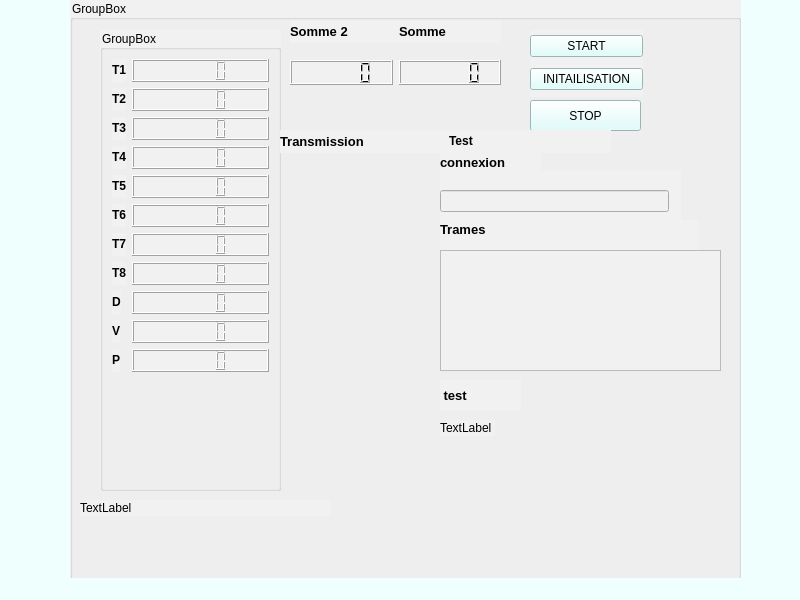
<?xml version="1.0" encoding="UTF-8"?>
<ui version="4.0">
 <class>MainWindow</class>
 <widget class="QMainWindow" name="MainWindow">
  <property name="geometry">
   <rect>
    <x>0</x>
    <y>0</y>
    <width>800</width>
    <height>600</height>
   </rect>
  </property>
  <property name="windowTitle">
   <string>MainWindow</string>
  </property>
  <property name="styleSheet">
   <string notr="true"> 
background-color: rgb(238, 255, 253);</string>
  </property>
  <widget class="QWidget" name="centralwidget">
   <widget class="QGroupBox" name="groupBox_2">
    <property name="geometry">
     <rect>
      <x>70</x>
      <y>0</y>
      <width>671</width>
      <height>731</height>
     </rect>
    </property>
    <property name="styleSheet">
     <string notr="true">background-color: rgb(241, 241, 241);</string>
    </property>
    <property name="title">
     <string>GroupBox</string>
    </property>
    <widget class="QWidget" name="layoutWidget_3">
     <property name="geometry">
      <rect>
       <x>370</x>
       <y>160</y>
       <width>101</width>
       <height>28</height>
      </rect>
     </property>
     <layout class="QGridLayout" name="gridLayout_3"/>
    </widget>
    <widget class="QWidget" name="layoutWidget">
     <property name="geometry">
      <rect>
       <x>370</x>
       <y>220</y>
       <width>258</width>
       <height>121</height>
      </rect>
     </property>
     <layout class="QGridLayout" name="gridLayout"/>
    </widget>
    <widget class="QLabel" name="label_24">
     <property name="geometry">
      <rect>
       <x>370</x>
       <y>170</y>
       <width>241</width>
       <height>119</height>
      </rect>
     </property>
     <property name="text">
      <string>&lt;html&gt;&lt;head/&gt;&lt;body&gt;&lt;p&gt;&lt;span style=&quot; font-size:10pt; font-weight:600;&quot;&gt;Trames&lt;/span&gt;&lt;/p&gt;&lt;/body&gt;&lt;/html&gt;</string>
     </property>
    </widget>
    <widget class="QGroupBox" name="groupBox">
     <property name="geometry">
      <rect>
       <x>30</x>
       <y>30</y>
       <width>181</width>
       <height>461</height>
      </rect>
     </property>
     <property name="title">
      <string>GroupBox</string>
     </property>
     <layout class="QFormLayout" name="formLayout">
      <item row="0" column="0">
       <widget class="QLabel" name="label">
        <property name="text">
         <string>&lt;html&gt;&lt;head/&gt;&lt;body&gt;&lt;p&gt;&lt;span style=&quot; font-weight:600;&quot;&gt;T1&lt;/span&gt;&lt;/p&gt;&lt;/body&gt;&lt;/html&gt;</string>
        </property>
       </widget>
      </item>
      <item row="0" column="1">
       <widget class="QLCDNumber" name="lcdNumber">
        <property name="styleSheet">
         <string notr="true">alternate-background-color: rgb(255, 255, 255);</string>
        </property>
       </widget>
      </item>
      <item row="1" column="0">
       <widget class="QLabel" name="label_2">
        <property name="text">
         <string>&lt;html&gt;&lt;head/&gt;&lt;body&gt;&lt;p&gt;&lt;span style=&quot; font-weight:600;&quot;&gt;T2&lt;/span&gt;&lt;/p&gt;&lt;/body&gt;&lt;/html&gt;</string>
        </property>
       </widget>
      </item>
      <item row="1" column="1">
       <widget class="QLCDNumber" name="lcdNumber_2"/>
      </item>
      <item row="2" column="0">
       <widget class="QLabel" name="label_3">
        <property name="text">
         <string>&lt;html&gt;&lt;head/&gt;&lt;body&gt;&lt;p&gt;&lt;span style=&quot; font-weight:600;&quot;&gt;T3&lt;/span&gt;&lt;/p&gt;&lt;/body&gt;&lt;/html&gt;</string>
        </property>
       </widget>
      </item>
      <item row="2" column="1">
       <widget class="QLCDNumber" name="lcdNumber_3"/>
      </item>
      <item row="3" column="0">
       <widget class="QLabel" name="label_4">
        <property name="text">
         <string>&lt;html&gt;&lt;head/&gt;&lt;body&gt;&lt;p&gt;&lt;span style=&quot; font-weight:600;&quot;&gt;T4&lt;/span&gt;&lt;/p&gt;&lt;/body&gt;&lt;/html&gt;</string>
        </property>
       </widget>
      </item>
      <item row="3" column="1">
       <widget class="QLCDNumber" name="lcdNumber_4"/>
      </item>
      <item row="4" column="0">
       <widget class="QLabel" name="label_5">
        <property name="text">
         <string>&lt;html&gt;&lt;head/&gt;&lt;body&gt;&lt;p&gt;&lt;span style=&quot; font-weight:600;&quot;&gt;T5&lt;/span&gt;&lt;/p&gt;&lt;/body&gt;&lt;/html&gt;</string>
        </property>
       </widget>
      </item>
      <item row="4" column="1">
       <widget class="QLCDNumber" name="lcdNumber_5"/>
      </item>
      <item row="5" column="0">
       <widget class="QLabel" name="label_6">
        <property name="text">
         <string>&lt;html&gt;&lt;head/&gt;&lt;body&gt;&lt;p&gt;&lt;span style=&quot; font-weight:600;&quot;&gt;T6&lt;/span&gt;&lt;/p&gt;&lt;/body&gt;&lt;/html&gt;</string>
        </property>
       </widget>
      </item>
      <item row="5" column="1">
       <widget class="QLCDNumber" name="lcdNumber_6"/>
      </item>
      <item row="6" column="0">
       <widget class="QLabel" name="label_7">
        <property name="text">
         <string>&lt;html&gt;&lt;head/&gt;&lt;body&gt;&lt;p&gt;&lt;span style=&quot; font-weight:600;&quot;&gt;T7&lt;/span&gt;&lt;/p&gt;&lt;/body&gt;&lt;/html&gt;</string>
        </property>
       </widget>
      </item>
      <item row="6" column="1">
       <widget class="QLCDNumber" name="lcdNumber_7"/>
      </item>
      <item row="7" column="0">
       <widget class="QLabel" name="label_8">
        <property name="text">
         <string>&lt;html&gt;&lt;head/&gt;&lt;body&gt;&lt;p&gt;&lt;span style=&quot; font-weight:600;&quot;&gt;T8&lt;/span&gt;&lt;/p&gt;&lt;/body&gt;&lt;/html&gt;</string>
        </property>
       </widget>
      </item>
      <item row="7" column="1">
       <widget class="QLCDNumber" name="lcdNumber_8"/>
      </item>
      <item row="8" column="0">
       <widget class="QLabel" name="label_9">
        <property name="text">
         <string>&lt;html&gt;&lt;head/&gt;&lt;body&gt;&lt;p&gt;&lt;span style=&quot; font-weight:600;&quot;&gt;D&lt;/span&gt;&lt;/p&gt;&lt;/body&gt;&lt;/html&gt;</string>
        </property>
       </widget>
      </item>
      <item row="8" column="1">
       <widget class="QLCDNumber" name="lcdNumber_9"/>
      </item>
      <item row="9" column="0">
       <widget class="QLabel" name="label_10">
        <property name="text">
         <string>&lt;html&gt;&lt;head/&gt;&lt;body&gt;&lt;p&gt;&lt;span style=&quot; font-weight:600;&quot;&gt;V&lt;/span&gt;&lt;/p&gt;&lt;/body&gt;&lt;/html&gt;</string>
        </property>
       </widget>
      </item>
      <item row="10" column="0">
       <widget class="QLabel" name="label_11">
        <property name="text">
         <string>&lt;html&gt;&lt;head/&gt;&lt;body&gt;&lt;p&gt;&lt;span style=&quot; font-weight:600;&quot;&gt;P&lt;/span&gt;&lt;/p&gt;&lt;/body&gt;&lt;/html&gt;</string>
        </property>
       </widget>
      </item>
      <item row="10" column="1">
       <widget class="QLCDNumber" name="lcdNumber_11"/>
      </item>
      <item row="9" column="1">
       <widget class="QLCDNumber" name="lcdNumber_10"/>
      </item>
     </layout>
    </widget>
    <widget class="QWidget" name="layoutWidget_2">
     <property name="geometry">
      <rect>
       <x>460</x>
       <y>30</y>
       <width>113</width>
       <height>67</height>
      </rect>
     </property>
     <layout class="QGridLayout" name="gridLayout_2">
      <item row="0" column="0">
       <widget class="QPushButton" name="pushButton">
        <property name="styleSheet">
         <string notr="true"> 
background-color: rgb(216, 255, 252);</string>
        </property>
        <property name="text">
         <string>START</string>
        </property>
       </widget>
      </item>
      <item row="1" column="0">
       <widget class="QPushButton" name="pushButton_2">
        <property name="styleSheet">
         <string notr="true"> 
background-color: rgb(216, 255, 252);</string>
        </property>
        <property name="text">
         <string>INITAILISATION</string>
        </property>
       </widget>
      </item>
     </layout>
    </widget>
    <widget class="QTextBrowser" name="textBrowser">
     <property name="geometry">
      <rect>
       <x>370</x>
       <y>250</y>
       <width>281</width>
       <height>121</height>
      </rect>
     </property>
    </widget>
    <widget class="QLabel" name="label_12">
     <property name="geometry">
      <rect>
       <x>370</x>
       <y>380</y>
       <width>81</width>
       <height>31</height>
      </rect>
     </property>
     <property name="styleSheet">
      <string notr="true">border-color: rgb(216, 255, 252);</string>
     </property>
     <property name="text">
      <string>&lt;!DOCTYPE HTML PUBLIC &quot;-//W3C//DTD HTML 4.0//EN&quot; &quot;http://www.w3.org/TR/REC-html40/strict.dtd&quot;&gt;
&lt;html&gt;&lt;head&gt;&lt;meta name=&quot;qrichtext&quot; content=&quot;1&quot; /&gt;&lt;style type=&quot;text/css&quot;&gt;
p, li { white-space: pre-wrap; }
&lt;/style&gt;&lt;/head&gt;&lt;body style=&quot; font-family:'MS Shell Dlg 2'; font-size:8pt; font-weight:400; font-style:normal;&quot;&gt;
&lt;p style=&quot; margin-top:12px; margin-bottom:12px; margin-left:0px; margin-right:0px; -qt-block-indent:0; text-indent:0px;&quot;&gt;&lt;span style=&quot; font-size:10pt; font-weight:600;&quot;&gt; test&lt;/span&gt;&lt;/p&gt;&lt;/body&gt;&lt;/html&gt;</string>
     </property>
    </widget>
    <widget class="QLabel" name="label_13">
     <property name="geometry">
      <rect>
       <x>10</x>
       <y>500</y>
       <width>251</width>
       <height>16</height>
      </rect>
     </property>
     <property name="text">
      <string>TextLabel</string>
     </property>
    </widget>
    <widget class="QLineEdit" name="lineEdit">
     <property name="geometry">
      <rect>
       <x>370</x>
       <y>190</y>
       <width>229</width>
       <height>22</height>
      </rect>
     </property>
    </widget>
    <widget class="QLabel" name="label_23">
     <property name="geometry">
      <rect>
       <x>370</x>
       <y>150</y>
       <width>101</width>
       <height>26</height>
      </rect>
     </property>
     <property name="text">
      <string>&lt;html&gt;&lt;head/&gt;&lt;body&gt;&lt;p&gt;&lt;span style=&quot; font-size:10pt; font-weight:600;&quot;&gt;connexion&lt;/span&gt;&lt;/p&gt;&lt;/body&gt;&lt;/html&gt;</string>
     </property>
    </widget>
    <widget class="QPushButton" name="pushButton_3">
     <property name="geometry">
      <rect>
       <x>460</x>
       <y>100</y>
       <width>111</width>
       <height>31</height>
      </rect>
     </property>
     <property name="styleSheet">
      <string notr="true">background-color: rgb(216, 255, 252);</string>
     </property>
     <property name="text">
      <string>STOP</string>
     </property>
    </widget>
    <widget class="QWidget" name="layoutWidget">
     <property name="geometry">
      <rect>
       <x>220</x>
       <y>20</y>
       <width>211</width>
       <height>23</height>
      </rect>
     </property>
     <layout class="QHBoxLayout" name="horizontalLayout">
      <item>
       <widget class="QLabel" name="label_15">
        <property name="text">
         <string>&lt;html&gt;&lt;head/&gt;&lt;body&gt;&lt;p&gt;&lt;span style=&quot; font-size:10pt; font-weight:600;&quot;&gt;Somme 2&lt;/span&gt;&lt;/p&gt;&lt;/body&gt;&lt;/html&gt;</string>
        </property>
       </widget>
      </item>
      <item>
       <widget class="QLabel" name="label_14">
        <property name="text">
         <string>&lt;html&gt;&lt;head/&gt;&lt;body&gt;&lt;p&gt;&lt;span style=&quot; font-size:10pt; font-weight:600;&quot;&gt;Somme&lt;/span&gt;&lt;/p&gt;&lt;/body&gt;&lt;/html&gt;</string>
        </property>
       </widget>
      </item>
     </layout>
    </widget>
    <widget class="QWidget" name="layoutWidget">
     <property name="geometry">
      <rect>
       <x>220</x>
       <y>60</y>
       <width>211</width>
       <height>25</height>
      </rect>
     </property>
     <layout class="QHBoxLayout" name="horizontalLayout_2">
      <item>
       <widget class="QLCDNumber" name="lineEdit_2"/>
      </item>
      <item>
       <widget class="QLCDNumber" name="lineEdit_3"/>
      </item>
     </layout>
    </widget>
    <widget class="QWidget" name="layoutWidget">
     <property name="geometry">
      <rect>
       <x>210</x>
       <y>130</y>
       <width>331</width>
       <height>23</height>
      </rect>
     </property>
     <layout class="QHBoxLayout" name="horizontalLayout_3">
      <item>
       <widget class="QLabel" name="label_16">
        <property name="text">
         <string>&lt;html&gt;&lt;head/&gt;&lt;body&gt;&lt;p&gt;&lt;span style=&quot; font-size:10pt; font-weight:600;&quot;&gt;Transmission&lt;/span&gt;&lt;/p&gt;&lt;/body&gt;&lt;/html&gt;</string>
        </property>
       </widget>
      </item>
      <item>
       <widget class="QLabel" name="label_17">
        <property name="text">
         <string>&lt;html&gt;&lt;head/&gt;&lt;body&gt;&lt;p&gt;&lt;span style=&quot; font-weight:600;&quot;&gt;Test &lt;/span&gt;&lt;/p&gt;&lt;/body&gt;&lt;/html&gt;</string>
        </property>
       </widget>
      </item>
     </layout>
    </widget>
    <widget class="QLabel" name="label_18">
     <property name="geometry">
      <rect>
       <x>370</x>
       <y>420</y>
       <width>55</width>
       <height>16</height>
      </rect>
     </property>
     <property name="text">
      <string>TextLabel</string>
     </property>
    </widget>
   </widget>
  </widget>
  <widget class="QMenuBar" name="menubar">
   <property name="geometry">
    <rect>
     <x>0</x>
     <y>0</y>
     <width>800</width>
     <height>26</height>
    </rect>
   </property>
  </widget>
  <widget class="QStatusBar" name="statusbar"/>
 </widget>
 <resources/>
 <connections/>
</ui>
